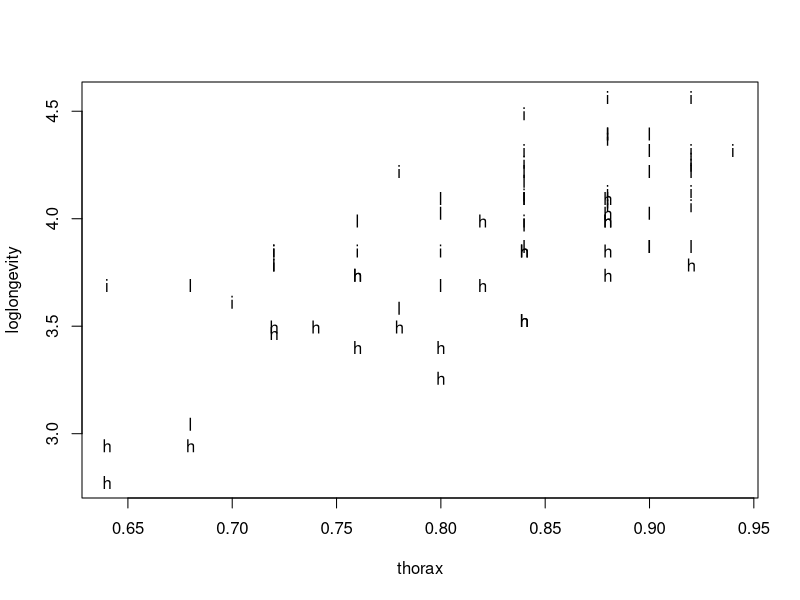
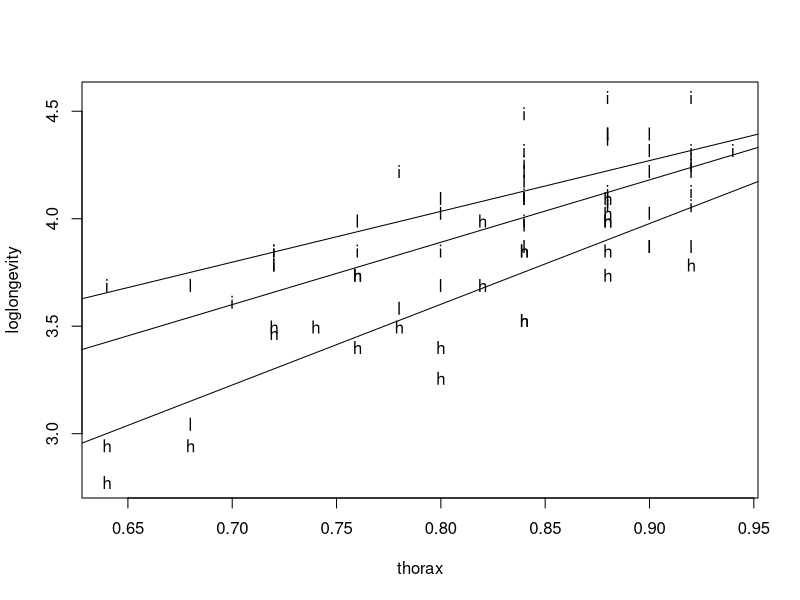

Here is the R script that generated these plots, in order:
## ---- chunk 1
knitr::opts_chunk$set(echo = TRUE, warning=FALSE, message=FALSE)
## ---- chunk 2
fruitflies = read.table(file="data/fruitflies.txt", header=TRUE)
fruitflies = cbind(fruitflies, log(fruitflies[,2]))
names(fruitflies)[4] = "loglongevity"
head(fruitflies,6) # some output deleted
## ---- chunk 3
attach(fruitflies)
plot(loglongevity~thorax,pch=as.character(activity))
## ---- chunk 4
fruitfliesaov = lm(loglongevity~activity, data=fruitflies)
attach(fruitfliesaov)
anova(fruitfliesaov)
## ---- chunk 5
summary(fruitfliesaov)
## ---- chunk 6
fruitfliesfullaov = lm(loglongevity~thorax+activity, data=fruitflies)
attach(fruitfliesfullaov)
anova(fruitfliesfullaov)
summary(fruitfliesfullaov)$coef

## ---- chunk 7
mean(fruitflies[,1])
min(fruitflies[,1])
## ---- chunk 8
plot(loglongevity~thorax,pch=unclass(activity))
for (i in c("high", "low", "isolated")) abline(lm(loglongevity~thorax,data=fruitflies[fruitflies$activity==i,]))
